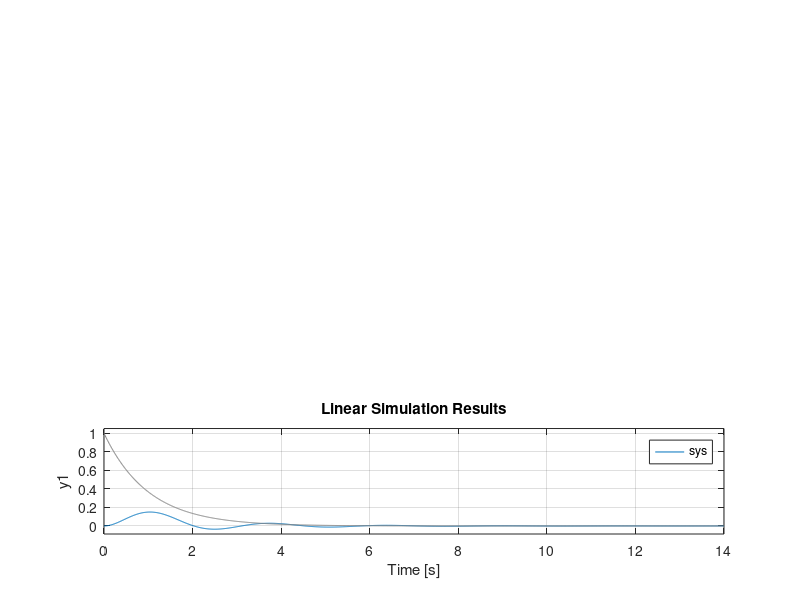

MATLAB code to generate this figure:
%2
b=[1]
a=[1 1 6]
sys=tf(b,a)

subplot(311)
impulse(sys)

subplot(312)
step(sys)

subplot(313)
t=0:0.01:14
x=exp(-t)
lsim(sys,x,t)